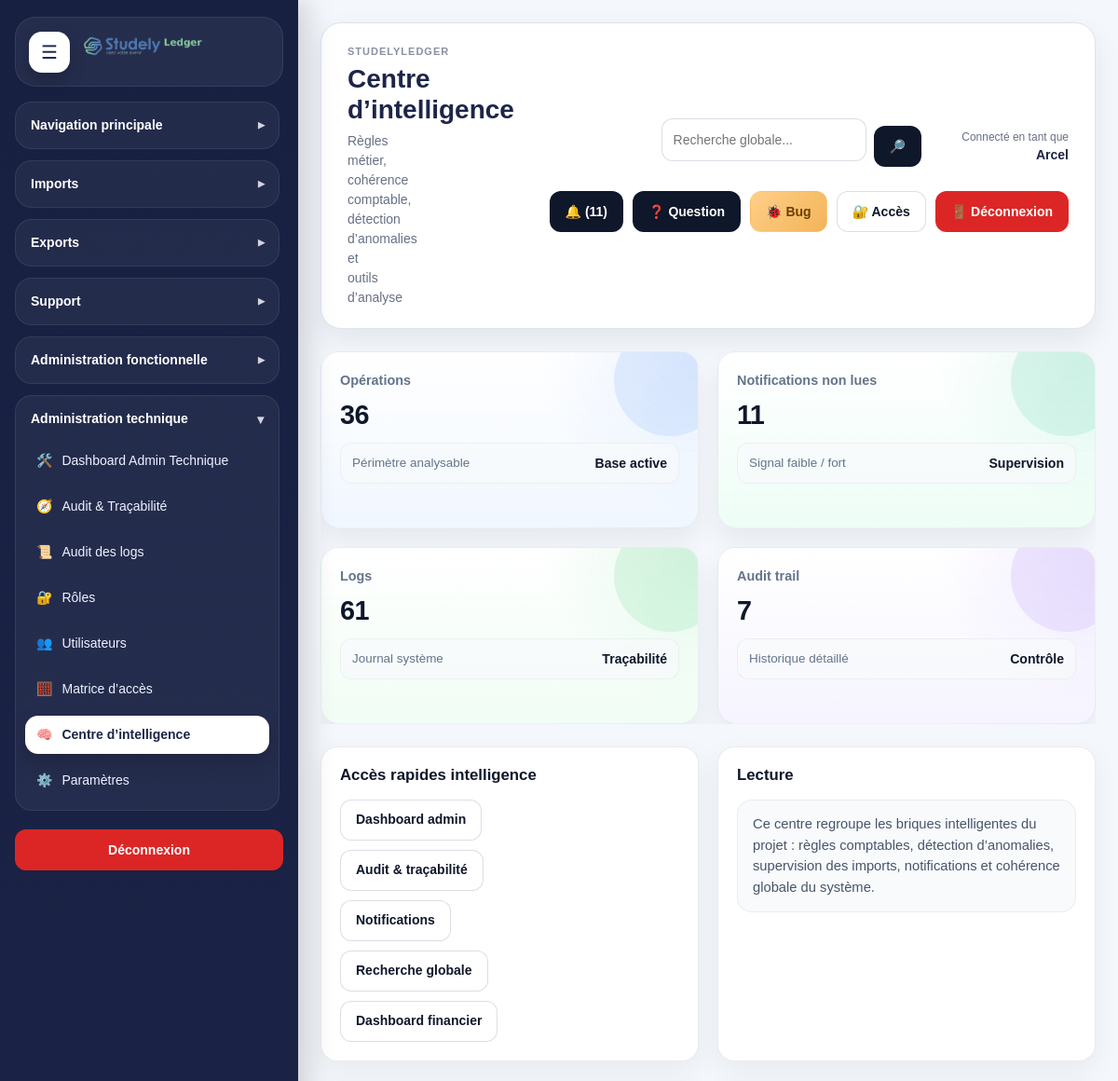
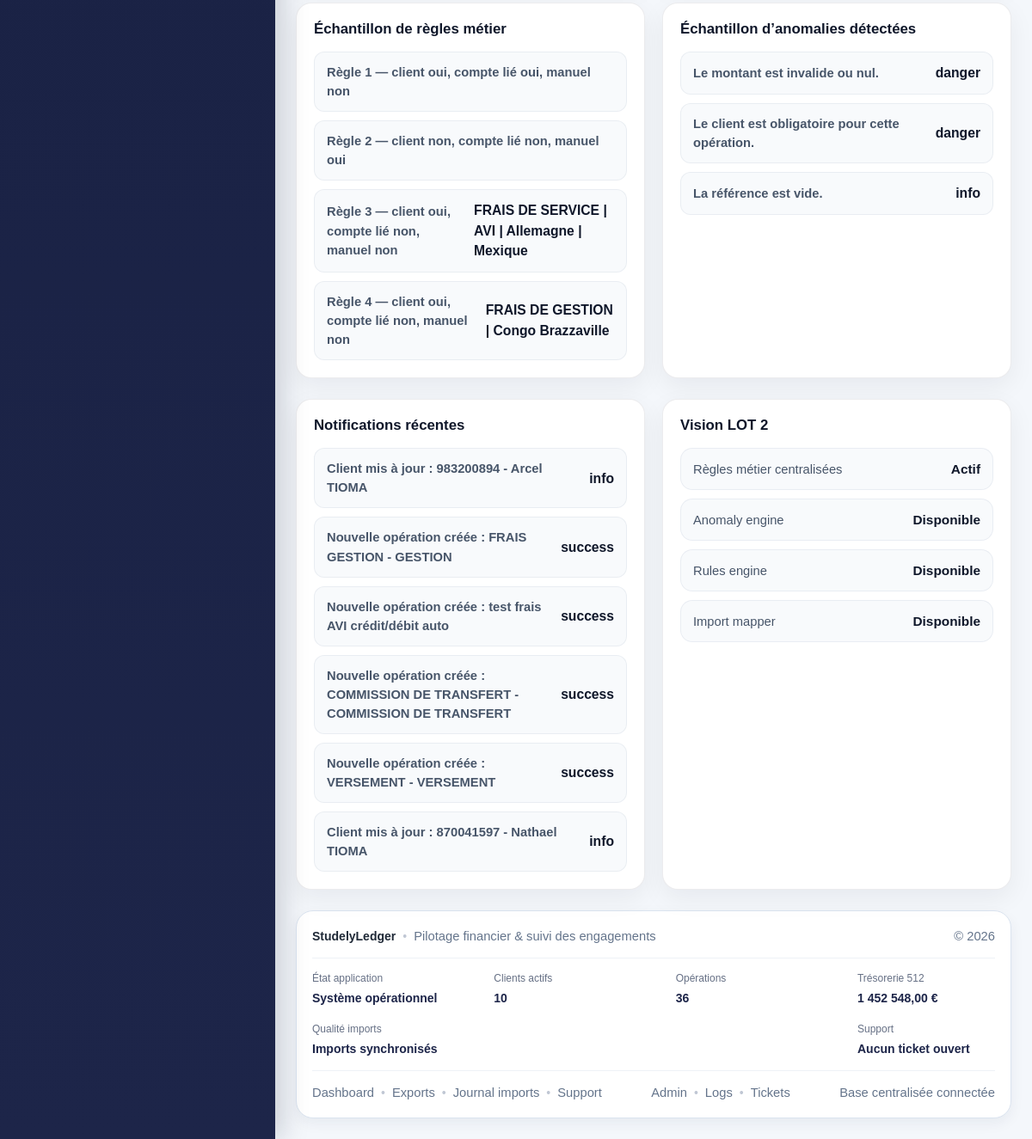
The page /modules/admin/intelligence_center.php (signed in) on the database as committed earlier (2 pictures, top to bottom).
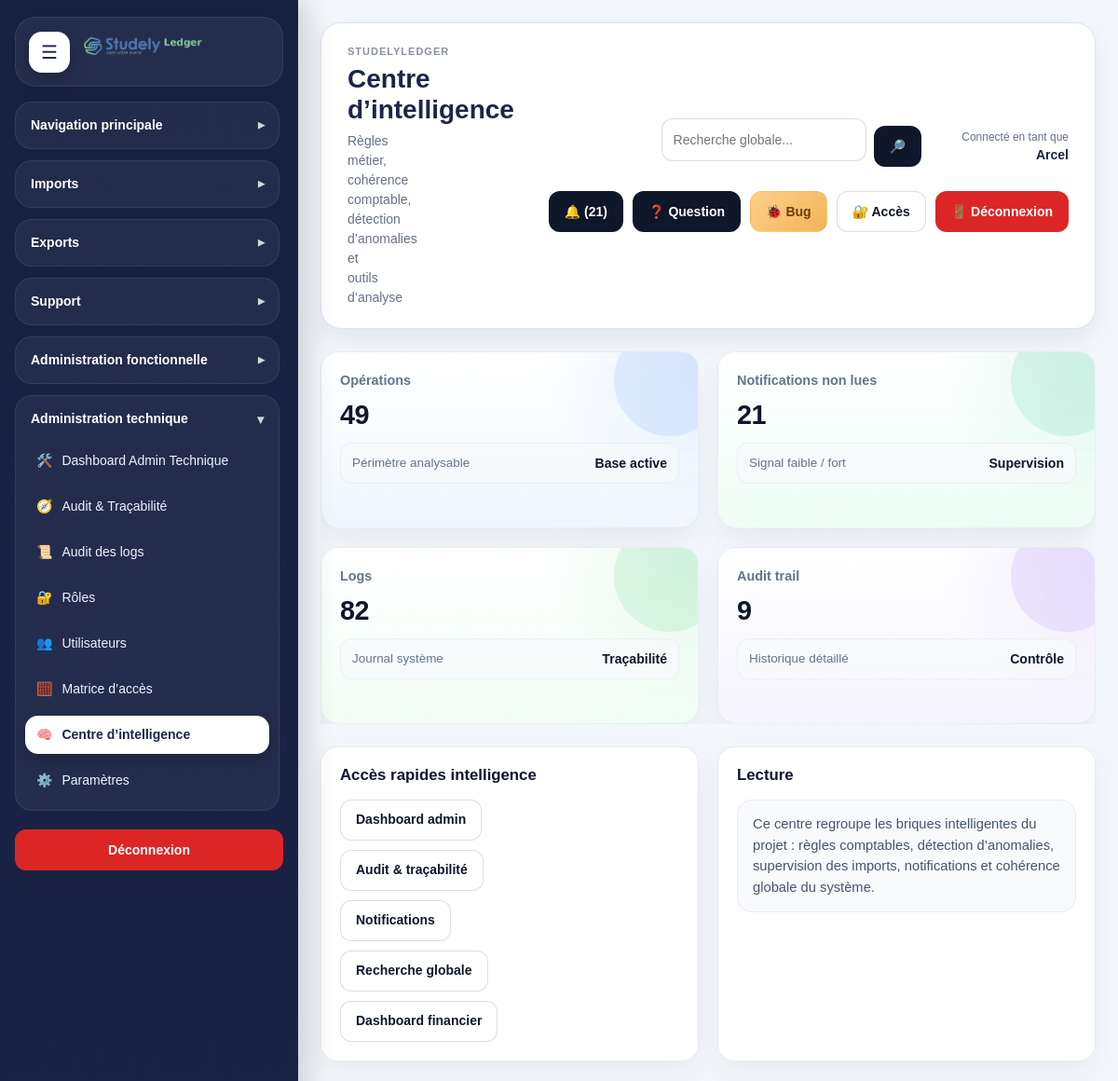
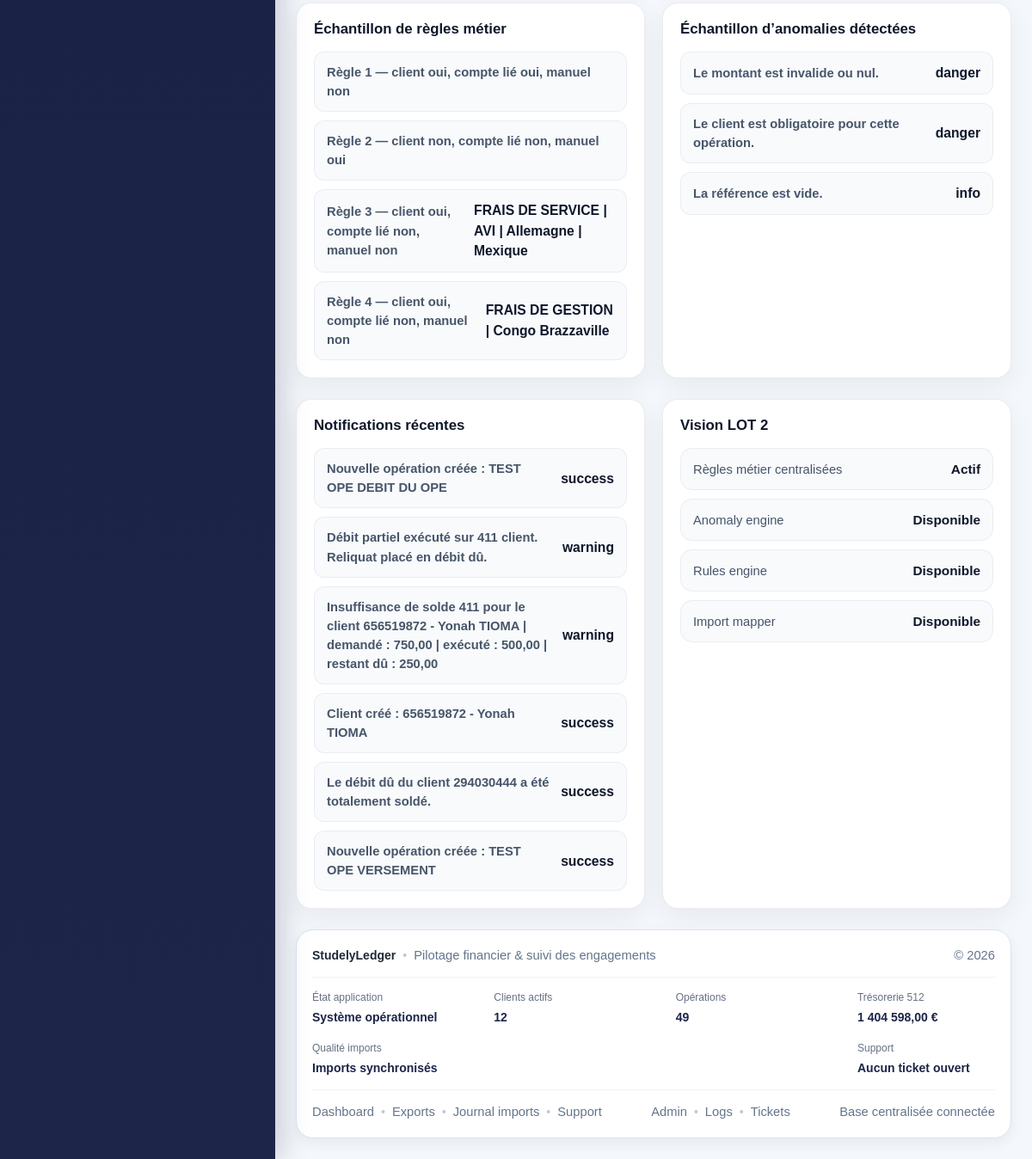
The same page on the database as committed later (2 pictures, top to bottom).
### tables this page shows
CREATE TABLE `notifications` (
  `id` int(11) NOT NULL,
  `type` varchar(100) NOT NULL,
  `message` varchar(255) NOT NULL,
  `level` enum('info','success','warning','danger') NOT NULL DEFAULT 'info',
  `link_url` varchar(255) DEFAULT NULL,
  `entity_type` varchar(100) DEFAULT NULL,
  `entity_id` int(11) DEFAULT NULL,
  `is_read` tinyint(1) NOT NULL DEFAULT 0,
  `created_by` int(11) DEFAULT NULL,
  `created_at` datetime NOT NULL DEFAULT current_timestamp(),
  `updated_at` datetime DEFAULT NULL
);

### modules/admin/intelligence_center.php (the view, shortened to what the changed rows need)
<?php
$pdo = getPDO();
require_once __DIR__ . '/../../includes/admin_functions.php';
$pageTitle = 'Centre d’intelligence';
$totalNotificationsUnread = function_exists('countUnreadNotifications')
    ? countUnreadNotifications($pdo)
    : 0;
$totalLogs = tableExists($pdo, 'user_logs')
    ? (int)$pdo->query("SELECT COUNT(*) FROM user_logs")->fetchColumn()
    : 0;
$totalAuditTrail = tableExists($pdo, 'audit_trail')
    ? (int)$pdo->query("SELECT COUNT(*) FROM audit_trail")->fetchColumn()
    : 0;
$totalOperations = tableExists($pdo, 'operations')
    ? (int)$pdo->query("SELECT COUNT(*) FROM operations")->fetchColumn()
    : 0;
$sampleRules = [
    sl_get_operation_rules_summary('VERSEMENT', 'VERSEMENT'),
    sl_get_operation_rules_summary('VIREMENT', 'INTERNE'),
    sl_get_operation_rules_summary('FRAIS_SERVICE', 'AVI', 'Mexique', 'Allemagne'),
    sl_get_operation_rules_summary('FRAIS_GESTION', 'GESTION', 'Congo Brazzaville', null),
];
$sampleAnomalies = sl_get_operation_anomalies([
    'amount' => 0,
    'currency_code' => 'EUR',
    'client_id' => 0,
    'operation_type_code' => 'FRAIS_SERVICE',
    'service_code' => 'AVI',
    'manual_debit_account_code' => '',
    'manual_credit_account_code' => '',
    'reference' => '',
    'country_commercial' => 'Mexique',
    'country_destination' => 'Allemagne',
]);
$recentNotifications = function_exists('getUnreadNotifications')
    ? getUnreadNotifications($pdo, 6)
    : [];
require_once __DIR__ . '/../../includes/document_start.php';
?>
<div class="layout">
    <div class="main">
        <?php require_once __DIR__ . '/../../includes/header.php'; ?>
        <section class="sl-grid sl-grid-4 sl-stable-block" style="margin-bottom:20px;">
            <div class="sl-card sl-kpi-card sl-kpi-card--blue">
                <div class="sl-kpi-card__label">Opérations</div>
                <div class="sl-kpi-card__value"><?= (int)$totalOperations ?></div>
                <div class="sl-kpi-card__meta">
                    <span>Périmètre analysable</span>
                    <strong>Base active</strong>
                </div>
            </div>
            <div class="sl-card sl-kpi-card sl-kpi-card--emerald">
                <div class="sl-kpi-card__label">Notifications non lues</div>
                <div class="sl-kpi-card__value"><?= (int)$totalNotificationsUnread ?></div>
                <div class="sl-kpi-card__meta">
                    <span>Signal faible / fort</span>
                    <strong>Supervision</strong>
                </div>
            </div>
            <div class="sl-card sl-kpi-card sl-kpi-card--green">
                <div class="sl-kpi-card__label">Logs</div>
                <div class="sl-kpi-card__value"><?= (int)$totalLogs ?></div>
                <div class="sl-kpi-card__meta">
                    <span>Journal système</span>
                    <strong>Traçabilité</strong>
                </div>
            </div>
            <div class="sl-card sl-kpi-card sl-kpi-card--violet">
                <div class="sl-kpi-card__label">Audit trail</div>
                <div class="sl-kpi-card__value"><?= (int)$totalAuditTrail ?></div>
                <div class="sl-kpi-card__meta">
                    <span>Historique détaillé</span>
                    <strong>Contrôle</strong>
                </div>
            </div>
        </section>
        <div class="dashboard-grid-2 dashboard-section-spacing">
            <div class="card">
                <div class="sl-anomaly-list">
                    <?php foreach ($sampleRules as $index => $rule): ?>
                        <div class="sl-anomaly-list__item">
                            <span class="sl-anomaly-list__label">
                                Règle <?= $index + 1 ?> —
                                client <?= !empty($rule['requires_client']) ? 'oui' : 'non' ?>,
                                compte lié <?= !empty($rule['requires_linked_bank']) ? 'oui' : 'non' ?>,
                                manuel <?= !empty($rule['requires_manual_accounts']) ? 'oui' : 'non' ?>
                            </span>
                            <strong class="sl-anomaly-list__value">
                                <?= e((string)($rule['service_account_search_text'] ?? '—')) ?>
                            </strong>
                        </div>
                    <?php endforeach; ?>
                </div>
            </div>
            <div class="card">
                <?php if ($sampleAnomalies): ?>
                    <div class="sl-anomaly-list">
                        <?php foreach ($sampleAnomalies as $anomaly): ?>
                            <div class="sl-anomaly-list__item">
                                <span class="sl-anomaly-list__label">
                                    <?= e((string)($anomaly['message'] ?? 'Anomalie')) ?>
                                </span>
                                <strong class="sl-anomaly-list__value">
                                    <?= e((string)($anomaly['level'] ?? 'info')) ?>
                                </strong>
                            </div>
                        <?php endforeach; ?>
                    </div>
                <?php else: ?>
                    <p class="muted">Aucune anomalie exemple détectée.</p>
                <?php endif; ?>
            </div>
        </div>
        <div class="dashboard-grid-2 dashboard-section-spacing">
            <div class="card">
                <?php if ($recentNotifications): ?>
                    <div class="sl-anomaly-list">
                        <?php foreach ($recentNotifications as $item): ?>
                            <div class="sl-anomaly-list__item">
                                <span class="sl-anomaly-list__label">
                                    <?= e((string)($item['message'] ?? '')) ?>
                                </span>
                                <strong class="sl-anomaly-list__value">
                                    <?= e((string)($item['level'] ?? 'info')) ?>
                                </strong>
                            </div>
                        <?php endforeach; ?>
                    </div>
                <?php else: ?>
                    <p class="muted">Aucune notification non lue.</p>
                <?php endif; ?>
            </div>
        </div>
        <?php require_once __DIR__ . '/../../includes/footer.php'; ?>
    </div>
</div>
<?php require_once __DIR__ . '/../../includes/document_end.php'; ?>

### includes/header.php (shortened to what the changed rows need)
<?php
$title = $pageTitle ?? APP_NAME;
$notificationCount = 0;
if (isset($pdo) && $pdo instanceof PDO && function_exists('countUnreadNotifications')) {
    $notificationCount = countUnreadNotifications($pdo);
}
?>
<header class="studely-header">
    <div class="header-left">
        <div class="header-titles">
            <h1 class="header-title"><?= e($title) ?></h1>
        </div>
    </div>
    <div class="header-right">
        <div class="header-actions" style="display:flex; align-items:center; gap:10px;">
            <div class="header-notification-box" style="position:relative;">
                <a href="<?= e(APP_URL) ?>modules/notifications/notifications.php" class="btn btn-secondary">
                    🔔<?= $notificationCount > 0 ? ' (' . (int)$notificationCount . ')' : '' ?>
                </a>
            </div>
        </div>
    </div>
</header>

### includes/footer.php (shortened to what the changed rows need)
<?php
require_once __DIR__ . '/admin_functions.php';
$totalActiveClients = 0;
$totalOperations = 0;
$totalTreasuryBalance = 0.0;
try {
    if (tableExists($pdo, 'clients')) {
        $totalActiveClients = (int)$pdo->query("
            SELECT COUNT(*)
            FROM clients
            WHERE COALESCE(is_active, 1) = 1
        ")->fetchColumn();
    }
    if (tableExists($pdo, 'operations')) {
        $totalOperations = (int)$pdo->query("
            SELECT COUNT(*)
            FROM operations
        ")->fetchColumn();
    }
    if (tableExists($pdo, 'treasury_accounts')) {
        $totalTreasuryBalance = (float)$pdo->query("
            SELECT COALESCE(SUM(current_balance), 0)
            FROM treasury_accounts
            WHERE COALESCE(is_active, 1) = 1
        ")->fetchColumn();
    }
} catch (Throwable $e) {
}
?>
<footer class="app-footer">
    <div class="rich-footer">
        <div class="system-status-bar">
            <div class="status-item">
                <span class="status-label">Clients actifs</span>
                <span class="status-value"><?= number_format($totalActiveClients, 0, ',', ' ') ?></span>
            </div>
            <div class="status-item">
                <span class="status-label">Opérations</span>
                <span class="status-value"><?= number_format($totalOperations, 0, ',', ' ') ?></span>
            </div>
            <div class="status-item">
                <span class="status-label">Trésorerie 512</span>
                <span class="status-value"><?= number_format($totalTreasuryBalance, 2, ',', ' ') ?> €</span>
            </div>
        </div>
    </div>
</footer>

Rows that differ between the two databases and show on the page:
no longer on this page (row unchanged): notifications: message "Client mis à jour : 983200894 - Arcel TIOMA", level "info"
no longer on this page (row unchanged): notifications: message "Nouvelle opération créée : FRAIS GESTION - GESTION", level "success"
no longer on this page (row unchanged): notifications: message "Nouvelle opération créée : test frais AVI crédit/débit auto", level "success"
no longer on this page (row unchanged): notifications: message "Nouvelle opération créée : COMMISSION DE TRANSFERT - COMMISSION DE TRANSFERT", level "success"
no longer on this page (row unchanged): notifications: message "Nouvelle opération créée : VERSEMENT - VERSEMENT", level "success"
no longer on this page (row unchanged): notifications: message "Client mis à jour : 870041597 - Nathael TIOMA", level "info"
added notifications: message "Nouvelle opération créée : TEST OPE DEBIT DU OPE", level "success"
added notifications: message "Débit partiel exécuté sur 411 client. Reliquat placé en débit dû.", level "warning"
added notifications: message "Insuffisance de solde 411 pour le client 656519872 - Yonah TIOMA | demandé : 750,00 | exécuté : 500,00 | restant dû : 250,00", level "warning"
added notifications: message "Client créé : 656519872 - Yonah TIOMA", level "success"
added notifications: message "Le débit dû du client 294030444 a été totalement soldé.", level "success"
added notifications: message "Nouvelle opération créée : TEST OPE VERSEMENT", level "success"
Other text that changed with them:
$notificationCount: "11" → "21"
$totalOperations: "36" → "49"
$totalNotificationsUnread: "11" → "21"
$totalLogs: "61" → "82"
$totalAuditTrail: "7" → "9"
$totalActiveClients: "10" → "12"
$totalTreasuryBalance: "1 452 548,00" → "1 404 598,00"
